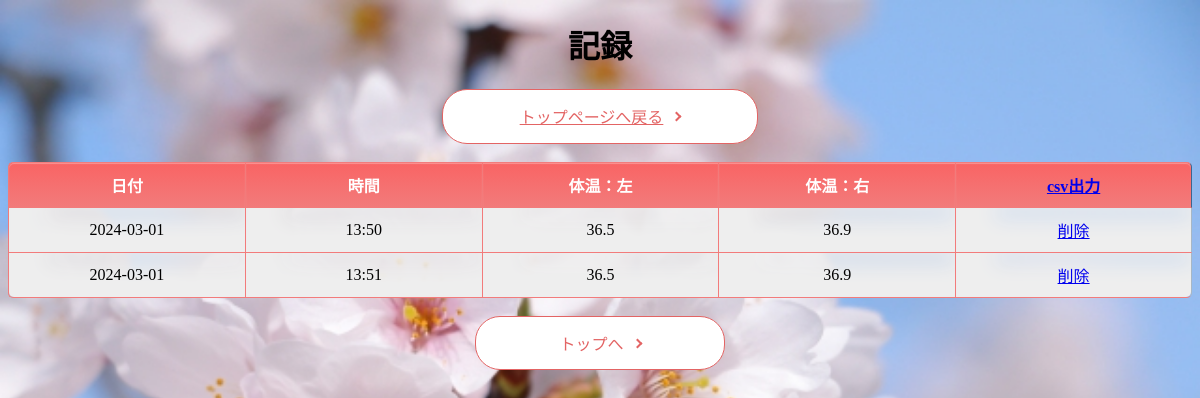
Page /list2 on the earlier database version.
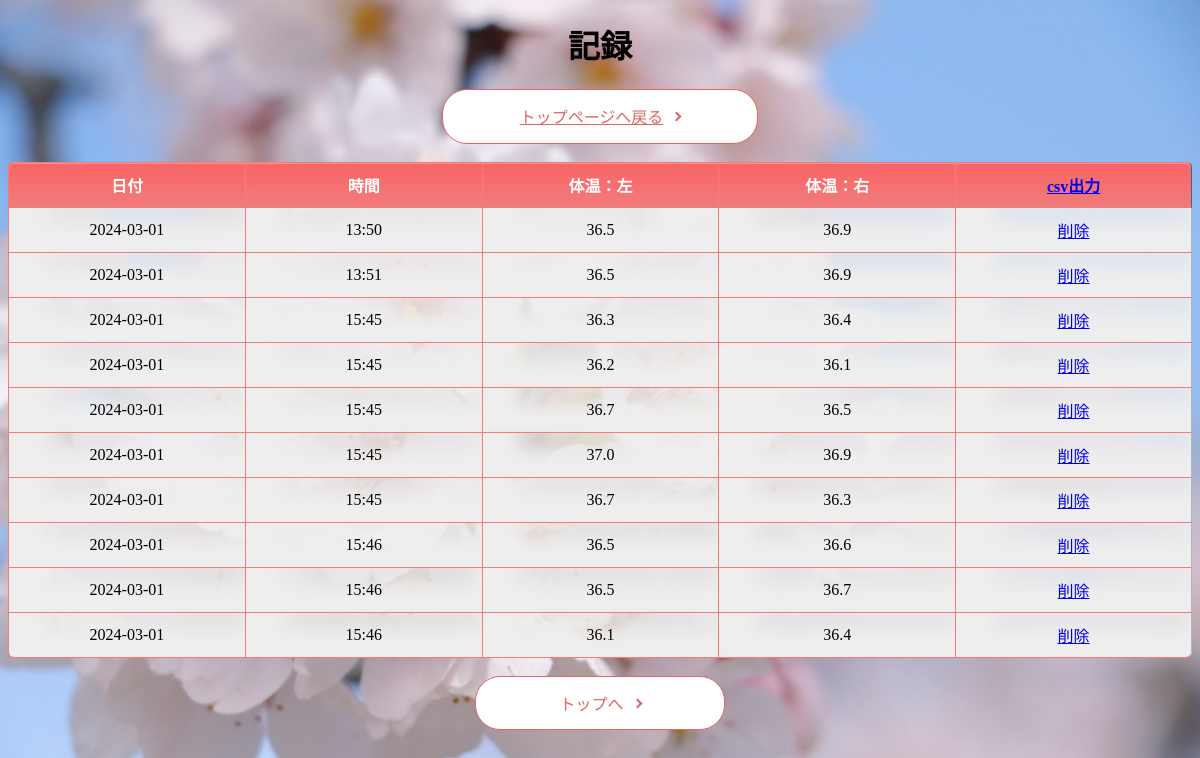
Same page on the later database version.
### tables this page shows
CREATE TABLE TENPRERATURE(        ID INTEGER PRIMARY KEY AUTOINCREMENT,         LIGHT double,         LEFT double,        now TEXT,        DATE TEXT DEFAULT (DATE('now')));

### app.py (the view)
@app.route('/list2')
def read_tenprerature():
    db = database.get_db()
    totals = db.execute("SELECT * FROM TENPRERATURE")
    return render_template('list2.html', totals=totals)

### database.py (called while the page is built)
def get_db():
    if 'db' not in g:
        g.db = sqlite3.connect('memo.db')
        g.db.row_factory = sqlite3.Row
    return g.db

### templates/list2.html (shortened to what this page needs)
{% extends 'base.html' %}
{% block content %}
    <h1 style="text-align: center;">記録</h1>
    <div style="text-align: center;">
        <a href="/" class="button-29">トップページへ戻る</a>
    </div>
    <br>
    <table>
        <thead>
            <tr>
                <th>日付</th>
                <th>時間</th>
                <th>体温：左</th>
                <th>体温：右</th>
                <th><a href="/result2">csv出力</a></th>
            </tr>
        </thead>
        <tbody>
            {% for total in totals %}
                <tr>
                    <td>{{ total['DATE'] }}</td>
                    <td>{{ total['now'] }}</td>
                    <td>{{ total['LEFT'] }}</td>
                    <td>{{ total['LIGHT'] }}</td>
                    <td>
                        <a href="{{ url_for('delete_total', id=total['ID']) }}">削除</a>
                    </td>
                </tr>
            {% endfor %}
        </tbody>
    </table>
    <br>
    <div >
        <button type="button" class="button-29" id="btn">トップへ</button>
      </div>
{% endblock %}

### templates/base.html (shortened to what this page needs)
<!DOCTYPE html>
<html lang="ja">
<head>
<link rel="stylesheet" href="{{ url_for('static', filename='style.css') }}">
</head>
{% block content %}{% endblock %}
</html>

### static/style.css (style rules this page uses)
table { width: 100%; border-collapse:separate; border-spacing: 0; }
table th:first-child { border-radius: 5px 0 0 0; }
table th:last-child { border-radius: 0 5px 0 0; border-right: 1px solid #3c6690; }
table th { text-align: center; color:white; background: linear-gradient(#f96464,#f27b7b); border-left: 1px solid #f27b7b; border-top: 1px solid #f27b7b; border-bottom: 1px solid #f27b7b; box-shadow: 0px 1px 1px rgba(255,255,255,0.3) inset; width: 8%; padding: 10px 0; }
table td { text-align: center; border-left: 1px solid #f27b7b; border-bottom: 1px solid #f27b7b; border-top:none; box-shadow: 20px -17px 20px 20px #eee inset; width: 8%; padding: 10px 0; }
table td:last-child { border-right: 1px solid #a8b7c5; }
table tr:last-child td:first-child { border-radius: 0 0 0 5px; }
table tr:last-child td:last-child { border-radius: 0 0 5px 0; }
.button-29 { display: flex; justify-content: center; align-items: center; position: relative; width: 250px; margin:0 auto; padding: .9em 2em; overflow: hidden; border: 1px solid #e36464; border-radius: 25px; background-color: #fff; color: #e36464; font-size: 1em; }
.button-29::before { position: absolute; top: 0; left: 0; z-index: -1; width: 0; height: 100%; background-color: #e36464; content: ''; transition: width .3s ease; }
.button-29::after { transform: rotate(45deg); width: 5px; height: 5px; margin-left: 10px; border-top: 2px solid #e36464; border-right: 2px solid #e36464; content: ''; }

Differences in the rows shown:
added TENPRERATURE: DATE "2024-03-01", now "15:45", LEFT "36.3", LIGHT "36.4"
added TENPRERATURE: DATE "2024-03-01", now "15:45", LEFT "36.2", LIGHT "36.1"
added TENPRERATURE: DATE "2024-03-01", now "15:45", LEFT "36.7", LIGHT "36.5"
added TENPRERATURE: DATE "2024-03-01", now "15:45", LEFT "37.0", LIGHT "36.9"
added TENPRERATURE: DATE "2024-03-01", now "15:45", LEFT "36.7", LIGHT "36.3"
added TENPRERATURE: DATE "2024-03-01", now "15:46", LEFT "36.5", LIGHT "36.6"
added TENPRERATURE: DATE "2024-03-01", now "15:46", LEFT "36.5", LIGHT "36.7"
added TENPRERATURE: DATE "2024-03-01", now "15:46", LEFT "36.1", LIGHT "36.4"
